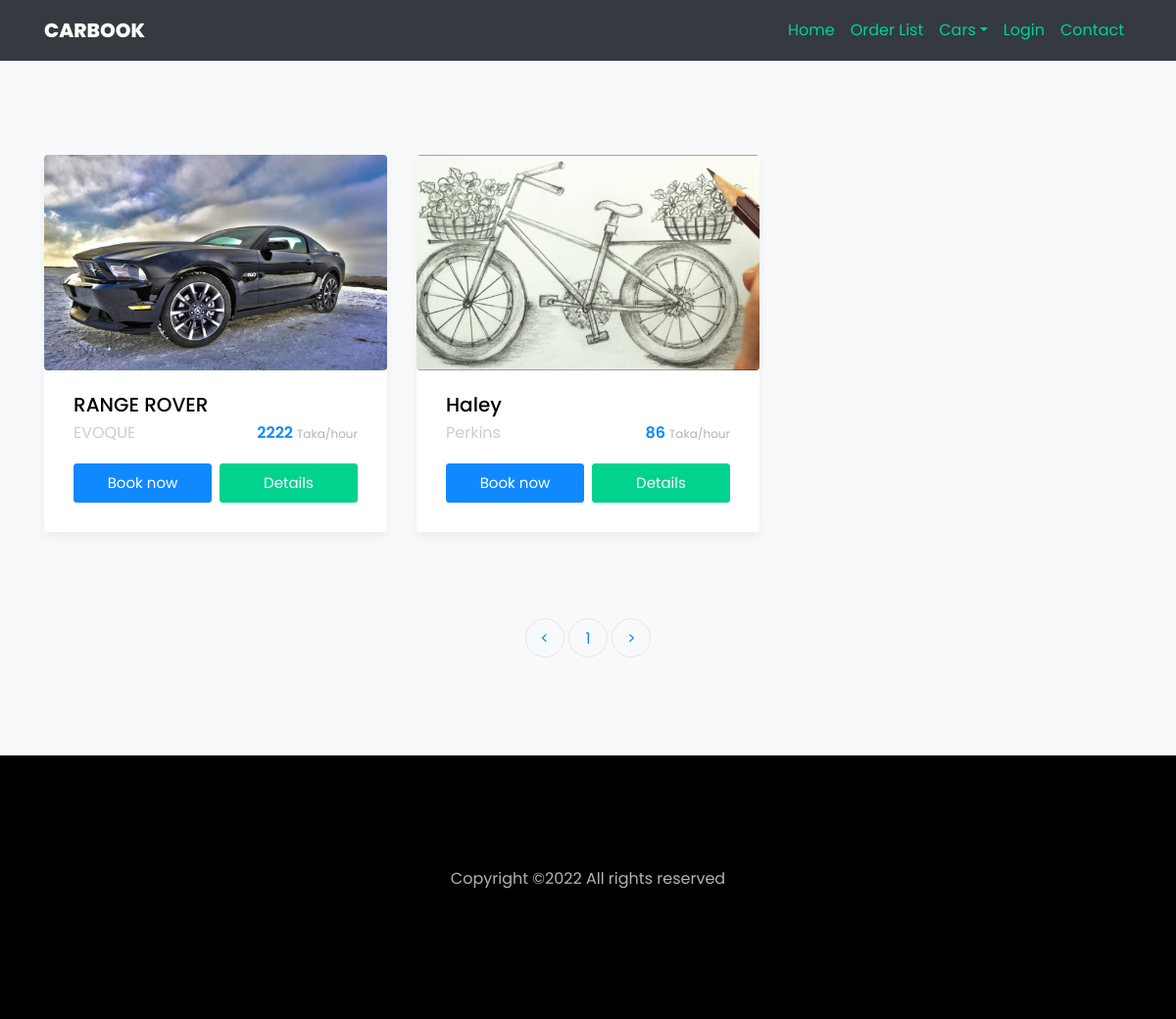
The app's page /car.php with its own data.
### tables this page shows
CREATE TABLE `cars` (
  `id` int(11) NOT NULL,
  `cat_id` int(11) NOT NULL,
  `name` varchar(200) NOT NULL,
  `model` varchar(200) NOT NULL,
  `mileage` varchar(200) NOT NULL,
  `seats` int(11) NOT NULL,
  `fuel` varchar(200) NOT NULL,
  `service_charge` varchar(200) NOT NULL,
  `driver_food_charge` varchar(200) NOT NULL,
  `description` text NOT NULL,
  `image` varchar(155) NOT NULL,
  `transmission` varchar(155) NOT NULL DEFAULT 'Manual',
  `airconditions` tinytext NOT NULL,
  `child_seat` tinytext NOT NULL,
  `gps` tinyint(4) NOT NULL,
  `luggage` tinytext NOT NULL,
  `music` tinytext NOT NULL,
  `seat_belt` tinyint(4) NOT NULL,
  `sleeping_bed` tinyint(4) NOT NULL,
  `water` tinyint(4) NOT NULL,
  `bluetooth` tinyint(4) NOT NULL,
  `onboard_computer` tinyint(4) NOT NULL,
  `audio_input` tinyint(4) NOT NULL,
  `long_term_trips` tinyint(4) NOT NULL,
  `car_kit` tinyint(4) NOT NULL,
  `remote_central_locking` tinyint(4) NOT NULL,
  `climate_control` tinyint(4) NOT NULL,
  `flag` tinyint(4) NOT NULL,
  `created_at` timestamp NOT NULL DEFAULT current_timestamp()
);

### car.php (the view, shortened to what this page needs)
<?php
include 'header.php';
?>
<section class="ftco-section bg-light">
  <div class="container">
    <div class="row">
      <?php
      if (isset($_GET['pageno'])) {
        $pageno = $_GET['pageno'];
      } else {
        $pageno = 1;
      }
      $no_of_records_per_page = 12;
      $offset = ($pageno - 1) * $no_of_records_per_page;
      if (isset($_GET['catid'])) {
        $catid = $_GET['catid'];
        $total_pages_sql = "SELECT COUNT(*) FROM cars where  cat_id = $catid and flag=0 ";
      } else {
        $total_pages_sql = "SELECT COUNT(*) FROM cars where flag=0 ";
      }
      $result = mysqli_query($con, $total_pages_sql);
      $total_rows = mysqli_fetch_array($result)[0];
      $total_pages = ceil($total_rows / $no_of_records_per_page);
      if (isset($_GET['catid'])) {
        $catid = $_GET['catid'];
        $sqls = "SELECT * FROM cars where cat_id = $catid and flag=0 LIMIT $offset, $no_of_records_per_page";
      } else {
        $sqls = "SELECT * FROM cars where flag=0 LIMIT $offset, $no_of_records_per_page";
      }
      $res_data = mysqli_query($con, $sqls);
      if ($res_data->num_rows > 0) {
        foreach ($res_data as $key => $value) {
      ?>
          <div class="col-md-4">
            <div class="car-wrap rounded ftco-animate">
              <div class="img rounded d-flex align-items-end" style="background-image: url(<?php echo $value['image']; ?>);">
              </div>
              <div class="text">
                <h2 class="mb-0"><a href="car-single.php?carid=<?php echo $value['id']; ?>"><?php echo $value['name']; ?></a></h2>
                <div class="d-flex mb-3">
                  <span class="cat"><?php echo $value['model']; ?></span>
                  <p class="price ml-auto"><?php echo $value['service_charge']; ?> <span>Taka/hour</span></p>
                </div>
                <p class="d-flex mb-0 d-block"><a href="order.php?carid=<?php echo $value['id']; ?>" class="btn btn-primary py-2 mr-1">Book now</a> <a href="car-single.php?carid=<?php echo $value['id']; ?>" class="btn btn-secondary py-2 ml-1">Details</a></p>
              </div>
            </div>
          </div>
      <?php }
      } ?>
    </div>
    <div class="row mt-5">
      <div class="col text-center">
        <div class="block-27">
          <?php
          if (isset($_GET['catid'])) {
            $catid = $_GET['catid']; ?>
            <ul>
              <li><a href="?catid=<?php echo $catid; ?>&pageno=1">&lt;</a></li>
              <li class="">
                <?php
                for ($i = 1; $i <= $total_pages; $i++) { ?>
              <li><a href="?catid=<?php echo $catid; ?>&pageno=<?php echo $i; ?>"><?php echo $i; ?></a></li>
            <?php  }
            ?>
            <a href=""></a>
            </li>
            <li><a href="?catid=<?php echo $catid; ?>&pageno=<?php echo $total_pages; ?>">&gt;</a></li>
            </ul>
          <?php } else { ?>
            <ul>
              <li><a href="?pageno=1">&lt;</a></li>
              <li class="">
                <?php
                for ($i = 1; $i <= $total_pages; $i++) { ?>
              <li><a href="?pageno=<?php echo $i; ?>"><?php echo $i; ?></a></li>
            <?php  }
            ?>
            </li>
            <li><a href="?pageno=<?php echo $total_pages; ?>">&gt;</a></li>
            </ul>
          <?php }  ?>
        </div>
      </div>
    </div>
  </div>
</section>
<?php include 'footer.php'; ?>

### records on screen
cars: image (picture), name "RANGE ROVER", model "EVOQUE", service_charge "2222"
cars: image (picture), name "Haley", model "Perkins", service_charge "86"
